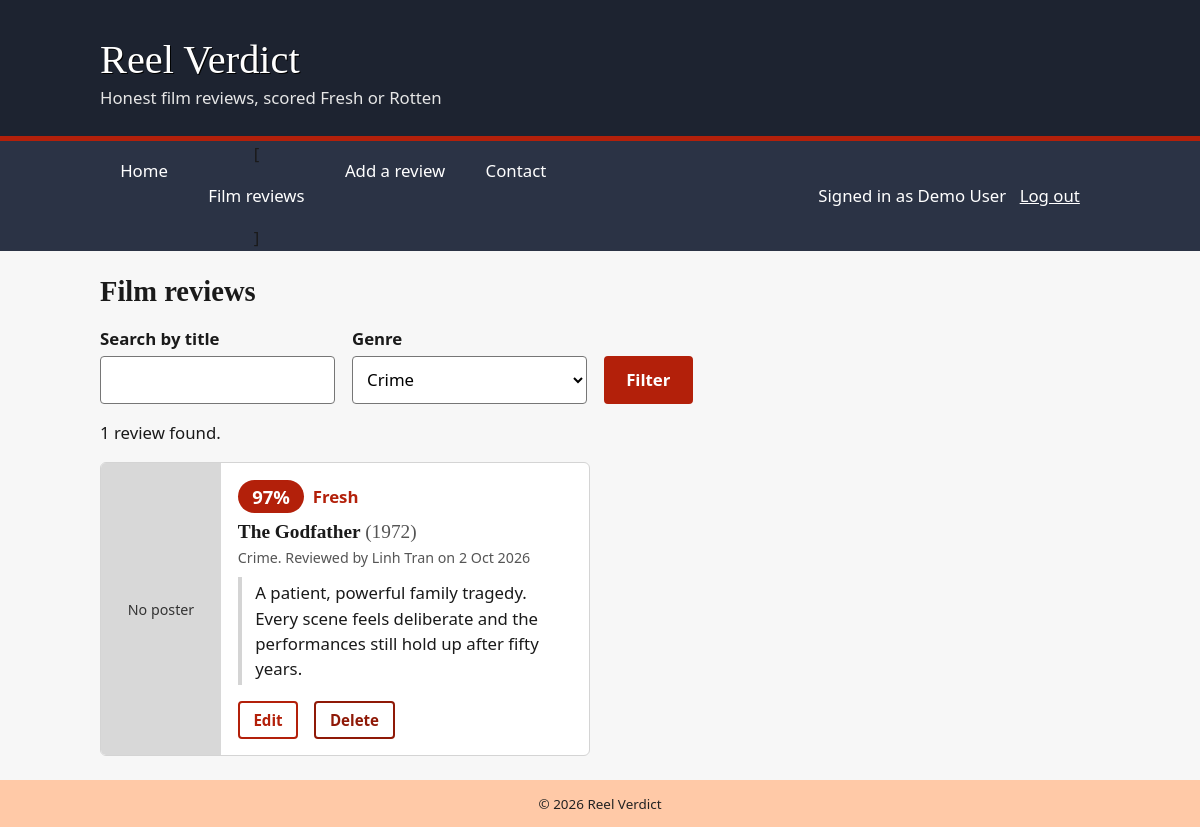
/films.php?genre=4 (signed in), run on the app's committed database.
### tables this page shows
CREATE TABLE film (
  id INT AUTO_INCREMENT PRIMARY KEY,
  title VARCHAR(150) NOT NULL,
  release_year SMALLINT NOT NULL,
  score TINYINT UNSIGNED NOT NULL,
  reviewtext TEXT NOT NULL,
  reviewdate DATE NOT NULL,
  poster VARCHAR(100) NULL,
  genreid INT NOT NULL,
  reviewerid INT NOT NULL,
  FOREIGN KEY (genreid) REFERENCES genre(id),
  FOREIGN KEY (reviewerid) REFERENCES reviewer(id)
);

CREATE TABLE genre (
  id INT AUTO_INCREMENT PRIMARY KEY,
  name VARCHAR(50) NOT NULL UNIQUE
);

CREATE TABLE reviewer (
  id INT AUTO_INCREMENT PRIMARY KEY,
  name VARCHAR(100) NOT NULL,
  email VARCHAR(150) NOT NULL
);

### films.php (called while the page is built, shortened)
<?php
require 'includes/functions.php';
try {
    include 'includes/DatabaseConnection.php';
    $genreId = (int)($_GET['genre'] ?? 0);
    $search = trim($_GET['q'] ?? '');
    $where = [];
    $params = [];
    if ($genreId > 0) {
        $where[] = 'film.genreid = :genreid';
        $params[':genreid'] = $genreId;
    }
    $sql = 'SELECT film.*, reviewer.name AS reviewername, genre.name AS genrename
            FROM film
            INNER JOIN reviewer ON film.reviewerid = reviewer.id
            INNER JOIN genre ON film.genreid = genre.id';
    if ($where) {
        $sql .= ' WHERE ' . implode(' AND ', $where);
    }
    $sql .= ' ORDER BY film.reviewdate DESC, film.id DESC';
    $films = query($pdo, $sql, $params)->fetchAll();
    $genres = query($pdo, 'SELECT * FROM genre ORDER BY name')->fetchAll();
    include 'templates/films.html.php';
} catch (PDOException $e) {
    $title = 'An error has occurred';
    $output = 'Database error: ' . h($e->getMessage());
}
include 'templates/layout.html.php';

### includes/functions.php (called while the page is built, shortened)
<?php
function h($text)
{
    return htmlspecialchars((string)$text, ENT_QUOTES, 'UTF-8');
}
function query($pdo, $sql, $params = [])
{
    $stmt = $pdo->prepare($sql);
    $stmt->execute($params);
    return $stmt;
}
function ratingLabel($score)
{
    return ((int)$score >= 60) ? 'Fresh' : 'Rotten';
}
function formatDate($date)
{
    return date('j M Y', strtotime($date));
}

### templates/films.html.php (the view, shortened to what this page needs)
<h2>Film reviews</h2>
<form class="filter" action="films.php" method="get" role="search">
    <div class="field">
        <label for="q">Search by title</label>
        <input type="search" id="q" name="q" value="<?=h($search)?>" maxlength="150">
    </div>
    <div class="field">
        <label for="genre">Genre</label>
        <select id="genre" name="genre">
            <?php foreach ($genres as $genre): ?>
                <option value="<?=(int)$genre['id']?>"<?= $genreId === (int)$genre['id'] ? ' selected' : '' ?>><?=h($genre['name'])?></option>
            <?php endforeach; ?>
        </select>
    </div>
    <button type="submit" class="button">Filter</button>
</form>
<p role="status"><?=count($films)?> review<?= count($films) === 1 ? '' : 's' ?> found.</p>
<?php if (!$films): ?>
    <p>No reviews match. <a href="addfilm.php">Add the first one</a>.</p>
<?php else: ?>
    <div class="filmgrid">
        <?php
        $showActions = true;
        foreach ($films as $film) {
            include 'templates/filmcard.html.php';
        }
        ?>
    </div>
<?php endif; ?>

### templates/filmcard.html.php (shortened to what this page needs)
<?php $label = ratingLabel($film['score']); ?>
<article class="filmcard">
    <div class="poster">
        <?php if ($film['poster']): ?>
            <img src="uploads/<?=h($film['poster'])?>" alt="Poster for <?=h($film['title'])?>" loading="lazy">
        <?php else: ?>
            <div class="noposter" role="img" aria-label="No poster available for <?=h($film['title'])?>">No poster</div>
        <?php endif; ?>
    </div>
    <div class="filmbody">
        <p class="score <?=strtolower($label)?>">
            <span class="scorenum"><?=(int)$film['score']?>%</span>
            <span class="scorelabel"><?=$label?></span>
        </p>
        <h3><?=h($film['title'])?> <span class="year">(<?=(int)$film['release_year']?>)</span></h3>
        <p class="meta"><?=h($film['genrename'])?>. Reviewed by <?=h($film['reviewername'])?> on <?=formatDate($film['reviewdate'])?></p>
        <blockquote><p><?=nl2br(h($film['reviewtext']))?></p></blockquote>
        <?php if (!empty($showActions)): ?>
            <div class="actions">
                <a class="button secondary" href="editfilm.php?id=<?=(int)$film['id']?>" aria-label="Edit review of <?=h($film['title'])?>">Edit</a>
                <form action="deletefilm.php" method="post" onsubmit="return confirm('Delete this review? This cannot be undone.');">
                    <button type="submit" class="danger" aria-label="Delete review of <?=h($film['title'])?>">Delete</button>
                </form>
            </div>
        <?php endif; ?>
    </div>
</article>

### jokes.css (style rules this page uses)
* { margin: 0; padding: 0; box-sizing: border-box; }
:root { --ink: #1d2330; --nav: #2b3345; --tomato: #b3200a; --rotten: #3d6b1f; --paper: #f7f7f7; --card: #ffffff; --line: #d4d4d4; --muted: #555555; --focus: #0b57d0; }
body { font-family: "Segoe UI", "Helvetica Neue", Arial, sans-serif; font-size: 1.05em; line-height: 1.5; background-color: var(--paper); color: #1a1a1a; }
h1, h2, h3 { font-family: Georgia, "Times New Roman", serif; line-height: 1.2; }
h2 { margin-bottom: 0.6em; font-size: 1.7em; }
h3 { font-size: 1.15em; margin-bottom: 0.2em; }
p { margin-bottom: 1em; }
a { color: var(--tomato); }
.field { margin-bottom: 1.1em; }
label { display: block; font-weight: 600; margin-bottom: 0.3em; }
input, select, textarea { width: 100%; max-width: 36em; padding: 0.6em; font: inherit; border: 1px solid #767676; border-radius: 4px; background: #fff; }
form { display: block; }
.button, button { display: inline-block; font: inherit; font-weight: 600; padding: 0.55em 1.2em; border: 2px solid var(--tomato); background: var(--tomato); color: #fff; border-radius: 4px; cursor: pointer; text-decoration: none; margin-right: 0.4em; }
.button.secondary { background: #fff; color: var(--tomato); }
button.danger { background: #fff; color: #8f1907; border-color: #8f1907; margin-right: 0; }
.filter { display: flex; flex-wrap: wrap; gap: 1em; align-items: flex-end; margin-bottom: 1em; }
.filter .field { margin-bottom: 0; }
.filter input, .filter select { width: 14em; }
.filmgrid { display: grid; grid-template-columns: repeat(auto-fill, minmax(min(100%, 440px), 1fr)); gap: 1.2em; }
.filmcard { display: flex; background: var(--card); border: 1px solid var(--line); border-radius: 6px; overflow: hidden; }
.poster { flex: 0 0 120px; background: #d8d8d8; }
.noposter { display: flex; align-items: center; justify-content: center; height: 100%; min-height: 180px; font-size: 0.85em; color: #333; }
.filmbody { padding: 1em; flex: 1; min-width: 0; }
.year { font-weight: normal; color: var(--muted); }
.meta { font-size: 0.85em; color: var(--muted); margin-bottom: 0.6em; }
blockquote { margin-bottom: 1em; border-left: 4px solid var(--line); padding: 0.2em 0 0.2em 0.8em; }
blockquote p { margin-bottom: 0; }
.score { display: flex; align-items: center; gap: 0.5em; font-weight: 700; margin-bottom: 0.4em; }
.scorenum { display: inline-block; min-width: 3.6em; padding: 0.15em 0.6em; border-radius: 2em; color: #fff; text-align: center; font-size: 1.1em; }
.fresh .scorenum { background: var(--tomato); }
.fresh .scorelabel { color: var(--tomato); }
.actions { display: flex; gap: 0.6em; align-items: center; }
.actions .button, .actions button { padding: 0.35em 0.9em; font-size: 0.9em; }

### data on the page
film: score "97", score "Fresh", title "The Godfather", release_year "1972", genreid.name "Crime", reviewerid.name "Linh Tran", reviewdate "2 Oct 2026", reviewtext "A patient, powerful family tragedy. Every scene feels deliberate and the performances still hold up after fifty years."

### other printed values
SITE_NAME "Reel Verdict"
$label "Home"
$label "Film reviews"
$label "Add a review"
$label "Contact"
currentUserName() "Demo User"
count($films) "1"
form field genre "Crime"
